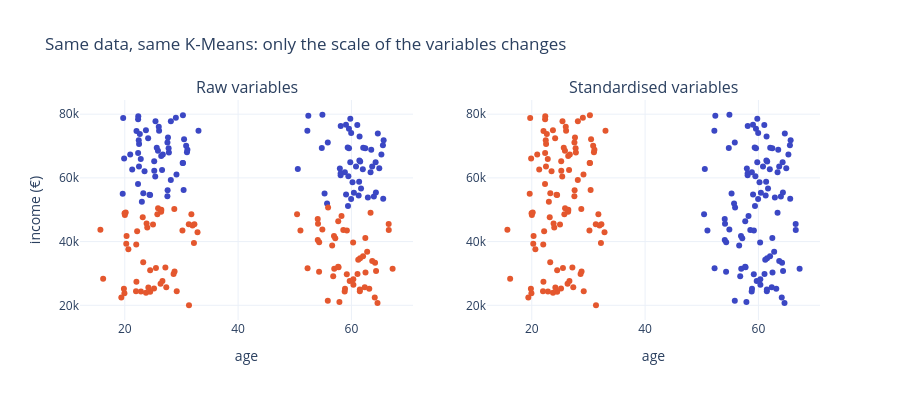

The code cell stored with this chart in its notebook:
### Markdown cell above
## Scale the variables first ⚖️

K-Means compares points with the Euclidean distance, which adds up the gaps of all the variables. A variable measured in large numbers (an income in euros) dwarfs a variable measured in small numbers (an age in years), and the clusters only follow the large one.

#### See it with data 🔬: clustering customers with and without scaling

200 simulated customers: young (around 25) and senior (around 60), with incomes spread between 20,000 € and 80,000 € in both groups. The two real groups differ by age only. We ask K-Means for 2 clusters, before and after standardisation (`StandardScaler`: each variable gets mean 0 and standard deviation 1).

### Code cell
rng = np.random.default_rng(0)
customers = pd.DataFrame({
    "age": np.r_[rng.normal(25, 4, 100), rng.normal(60, 4, 100)],
    "income": rng.uniform(20_000, 80_000, 200),
})
raw_labels = KMeans(n_clusters=2, n_init=10, random_state=0).fit_predict(customers)
scaled_labels = KMeans(n_clusters=2, n_init=10, random_state=0).fit_predict(StandardScaler().fit_transform(customers))
print("standard deviations before scaling:", customers.std().round(0).to_dict())

fig = make_subplots(rows=1, cols=2, subplot_titles=["Raw variables", "Standardised variables"])
for col, labels in [(1, raw_labels), (2, scaled_labels)]:
    fig.add_trace(go.Scatter(x=customers.age, y=customers.income, mode="markers", showlegend=False,
                             marker=dict(color=[COLORS[l] for l in labels], size=6)), row=1, col=col)
    print(f"{'raw' if col == 1 else 'scaled':>6}: mean age of each cluster = "
          f"{customers.groupby(labels).age.mean().round(1).tolist()}")
fig.update_xaxes(title_text="age")
fig.update_yaxes(title_text="income (€)", col=1)
fig.update_layout(height=400, title="Same data, same K-Means: only the scale of the variables changes")
fig.show()

### Figure 1 — Plotly figure (JSON) as saved in the notebook; plotly's stock layout.template omitted (floating-point values rounded to 4 significant figures; data arrays with more than 128 entries replaced by an {"elided": "..."} marker saying what was removed)
{"data": [{"marker": {"color": {"elided": "200 str values"}, "size": 6}, "mode": "markers", "showlegend": false, "type": "scatter", "x": {"elided": "200 float values"}, "xaxis": "x", "y": {"elided": "200 float values"}, "yaxis": "y"}, {"marker": {"color": {"elided": "200 str values"}, "size": 6}, "mode": "markers", "showlegend": false, "type": "scatter", "x": {"elided": "200 float values"}, "xaxis": "x2", "y": {"elided": "200 float values"}, "yaxis": "y2"}], "layout": {"annotations": [{"font": {"size": 16}, "showarrow": false, "text": "Raw variables", "x": 0.225, "xanchor": "center", "xref": "paper", "y": 1.0, "yanchor": "bottom", "yref": "paper"}, {"font": {"size": 16}, "showarrow": false, "text": "Standardised variables", "x": 0.775, "xanchor": "center", "xref": "paper", "y": 1.0, "yanchor": "bottom", "yref": "paper"}], "height": 400, "title": {"text": "Same data, same K-Means: only the scale of the variables changes"}, "xaxis": {"anchor": "y", "domain": [0.0, 0.45], "title": {"text": "age"}}, "xaxis2": {"anchor": "y2", "domain": [0.55, 1.0], "title": {"text": "age"}}, "yaxis": {"anchor": "x", "domain": [0.0, 1.0], "title": {"text": "income (€)"}}, "yaxis2": {"anchor": "x2", "domain": [0.0, 1.0]}}}
